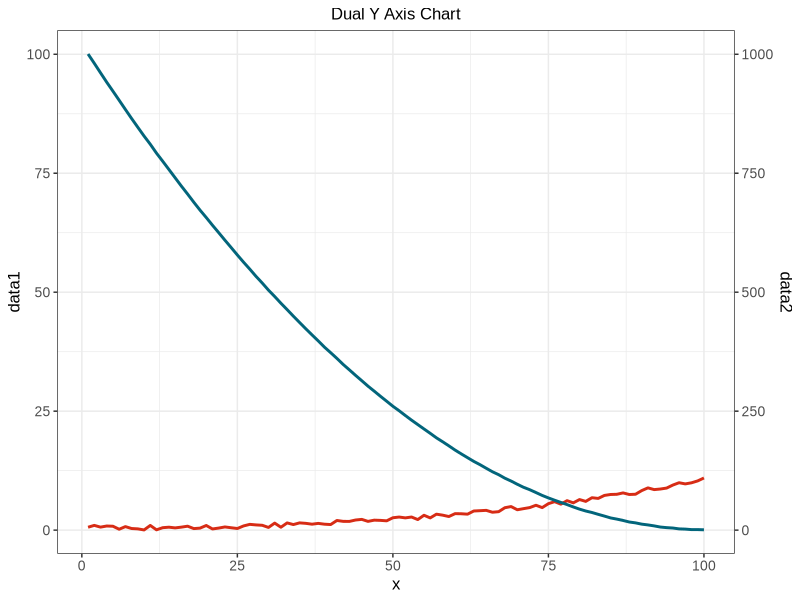

The R source for this figure:
## ---- chunk 1
# 安装包
if (!requireNamespace("ggplot2", quietly = TRUE)) {
  install.packages("ggplot2")
}

# 加载包
library(ggplot2)
## ---- chunk 2
# 加载数据
data <- read.delim("files/Hiplot/047-dual-y-axis-data.txt", header = T)

# 查看数据
head(data)
## ---- chunk 3
#| label: fig-1Dual-y-axis
#| fig-cap: "双Y轴图"
#| out.width: "95%"
#| fig-height: 3
#| fig-width: 4
#| warning: false
#| message: false

# 双Y轴图
p <- ggplot(data, aes(x = x)) +
  geom_line(aes(y = data[, 2]), size = 1, color = "#D72C15") +
  geom_line(aes(y = data[, 3] / as.numeric(10)), size = 1, color = "#02657B") +
  scale_y_continuous(
    name = colnames(data)[2],
    sec.axis = sec_axis(~ . * as.numeric(10), name = colnames(data)[3])) +
  ggtitle("Dual Y Axis Chart") + xlab("x") +
  theme_bw() +
  theme(text = element_text(family = "Arial"),
        plot.title = element_text(size = 12,hjust = 0.5),
        axis.title = element_text(size = 12),
        axis.text = element_text(size = 10),
        axis.text.x = element_text(angle = 0, hjust = 0.5,vjust = 1),
        legend.position = "right",
        legend.direction = "vertical",
        legend.title = element_text(size = 10),
        legend.text = element_text(size = 10))

p
